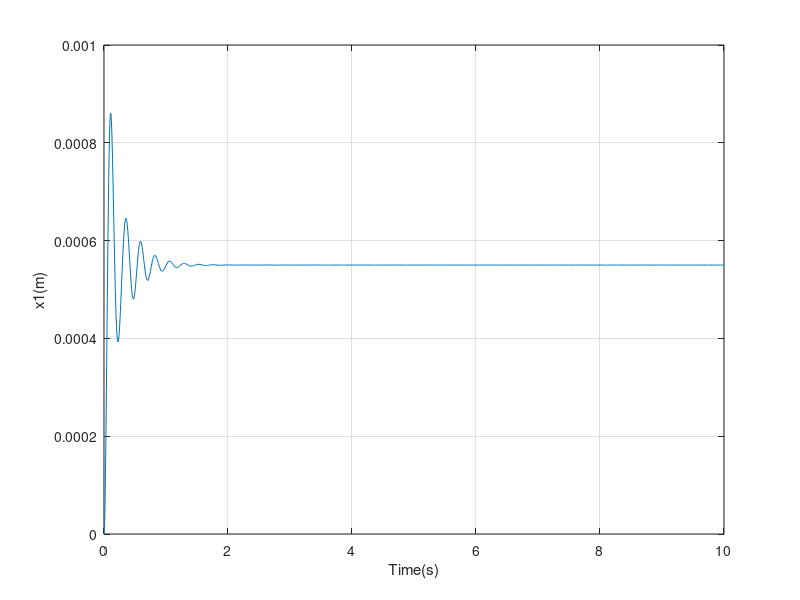
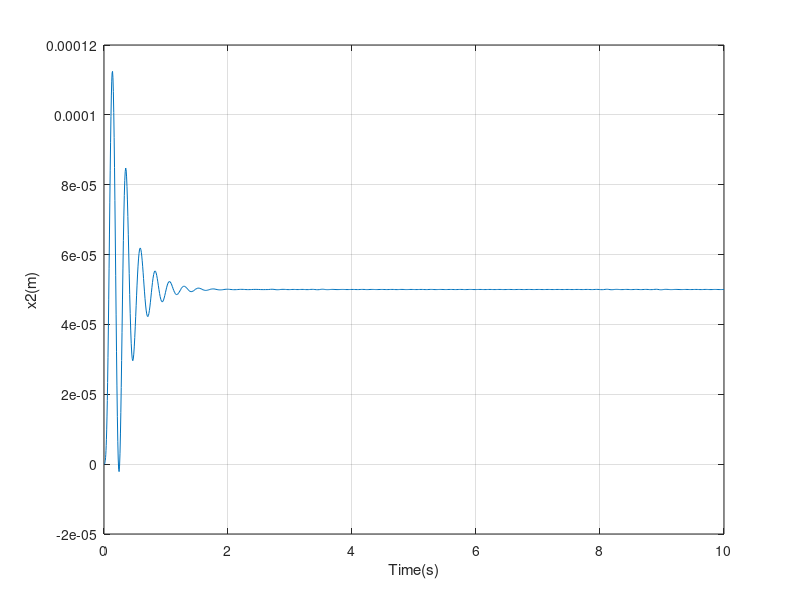

Recreate these plots in MATLAB, in order.
c1=100;
c2=1000;
k1=10000;
k2=100000;
m1=10;
m2=100;
fun=@(t,y)[y(3);y(4);(5+k1*y(2)+c1*y(4)-k1*y(1)-c1*y(3))/m1;(k1*y(1)+c1*y(3)-(k1+k2)*y(2)-(c1+c2)*y(4))/m2]
tspan=[0 10];
[T,Y]=ode45(fun,tspan,[0;0;0;0]);
figure(1)
plot(T,Y(:,1));
xlabel('Time(s)');ylabel('x1(m)');
grid on;
figure(2)
plot(T,Y(:,2));
xlabel('Time(s)');ylabel('x2(m)');
grid on;